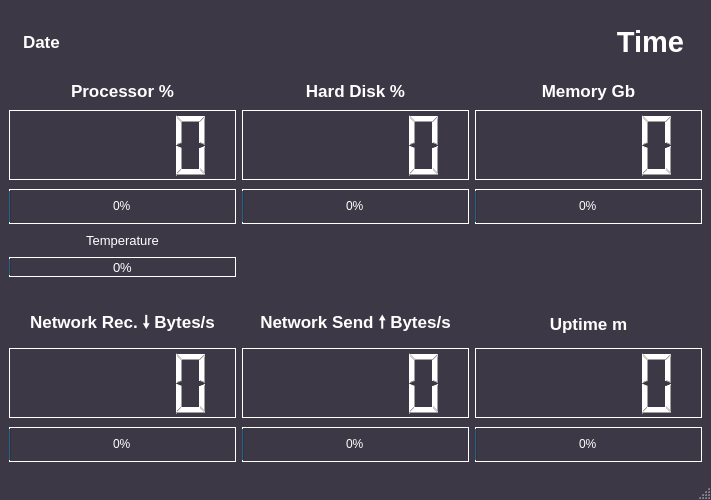
<?xml version="1.0" encoding="UTF-8"?>
<ui version="4.0">
 <class>MainWindow</class>
 <widget class="QMainWindow" name="MainWindow">
  <property name="geometry">
   <rect>
    <x>0</x>
    <y>0</y>
    <width>711</width>
    <height>500</height>
   </rect>
  </property>
  <property name="windowTitle">
   <string>MainWindow</string>
  </property>
  <property name="styleSheet">
   <string notr="true">QMainWindow {
	background-color: rgb(61, 56, 70);
}</string>
  </property>
  <widget class="QWidget" name="centralwidget">
   <property name="styleSheet">
    <string notr="true">QWidget {
	background-color: rgb(61, 56, 70);
}</string>
   </property>
   <layout class="QGridLayout" name="gridLayout">
    <item row="5" column="1">
     <widget class="QProgressBar" name="cpu_temp_bar">
      <property name="maximumSize">
       <size>
        <width>16777215</width>
        <height>20</height>
       </size>
      </property>
      <property name="font">
       <font>
        <pointsize>10</pointsize>
       </font>
      </property>
      <property name="styleSheet">
       <string notr="true">QProgressBar {
	color: white;
	border: 1px solid white;
	text-align: center;
}

QProgressBar::chunk {
	background: qlineargradient(
		spread:pad, x1:0, y1:0, x2:1, y2:0,
		stop:0 rgb(165, 29, 45),
		stop:1 rgb(237, 51, 59))

}
</string>
      </property>
      <property name="value">
       <number>0</number>
      </property>
     </widget>
    </item>
    <item row="7" column="1" colspan="3">
     <widget class="QLabel" name="label_8">
      <property name="sizePolicy">
       <sizepolicy hsizetype="Preferred" vsizetype="Fixed">
        <horstretch>0</horstretch>
        <verstretch>0</verstretch>
       </sizepolicy>
      </property>
      <property name="text">
       <string/>
      </property>
     </widget>
    </item>
    <item row="2" column="1">
     <widget class="QLCDNumber" name="processor_lcd">
      <property name="minimumSize">
       <size>
        <width>0</width>
        <height>50</height>
       </size>
      </property>
      <property name="maximumSize">
       <size>
        <width>16777215</width>
        <height>70</height>
       </size>
      </property>
      <property name="styleSheet">
       <string notr="true">QLCDNumber {
	color: white;
	border: 1px solid white;
}</string>
      </property>
     </widget>
    </item>
    <item row="8" column="3">
     <widget class="QLabel" name="label_4">
      <property name="sizePolicy">
       <sizepolicy hsizetype="Preferred" vsizetype="Fixed">
        <horstretch>0</horstretch>
        <verstretch>0</verstretch>
       </sizepolicy>
      </property>
      <property name="font">
       <font>
        <pointsize>13</pointsize>
        <bold>true</bold>
       </font>
      </property>
      <property name="styleSheet">
       <string notr="true">QLabel {
	color: white;
}</string>
      </property>
      <property name="text">
       <string>Uptime m</string>
      </property>
      <property name="alignment">
       <set>Qt::AlignCenter</set>
      </property>
     </widget>
    </item>
    <item row="2" column="2">
     <widget class="QLCDNumber" name="disk_lcd">
      <property name="minimumSize">
       <size>
        <width>0</width>
        <height>50</height>
       </size>
      </property>
      <property name="maximumSize">
       <size>
        <width>16777215</width>
        <height>70</height>
       </size>
      </property>
      <property name="styleSheet">
       <string notr="true">QLCDNumber {
	color: white;
	border: 1px solid white;
}</string>
      </property>
     </widget>
    </item>
    <item row="3" column="1">
     <widget class="QProgressBar" name="processor_bar">
      <property name="minimumSize">
       <size>
        <width>0</width>
        <height>0</height>
       </size>
      </property>
      <property name="maximumSize">
       <size>
        <width>16777215</width>
        <height>35</height>
       </size>
      </property>
      <property name="styleSheet">
       <string notr="true">QProgressBar {
	color: white;
	border: 1px solid white;
	text-align: center;
}

QProgressBar::chunk {
	background: qlineargradient(
		spread:pad, x1:0, y1:0, x2:1, y2:0,
		stop:0 rgb(38, 162, 105),
		stop:1 rgb(87, 227, 137))

}</string>
      </property>
      <property name="value">
       <number>0</number>
      </property>
     </widget>
    </item>
    <item row="3" column="2">
     <widget class="QProgressBar" name="disk_bar">
      <property name="minimumSize">
       <size>
        <width>0</width>
        <height>0</height>
       </size>
      </property>
      <property name="maximumSize">
       <size>
        <width>16777215</width>
        <height>35</height>
       </size>
      </property>
      <property name="styleSheet">
       <string notr="true">QProgressBar {
	color: white;
	border: 1px solid white;
	text-align: center;
}

QProgressBar::chunk {
	background: qlineargradient(
		spread:pad, x1:0, y1:0, x2:1, y2:0,
		stop:0 rgb(38, 162, 105),
		stop:1 rgb(87, 227, 137))

}</string>
      </property>
      <property name="value">
       <number>0</number>
      </property>
     </widget>
    </item>
    <item row="8" column="2">
     <widget class="QLabel" name="networkS_label">
      <property name="sizePolicy">
       <sizepolicy hsizetype="Preferred" vsizetype="Fixed">
        <horstretch>0</horstretch>
        <verstretch>0</verstretch>
       </sizepolicy>
      </property>
      <property name="font">
       <font>
        <pointsize>13</pointsize>
        <bold>true</bold>
       </font>
      </property>
      <property name="styleSheet">
       <string notr="true">QLabel {
	color: white;
}</string>
      </property>
      <property name="text">
       <string>Network Send 🠕 Bytes/s</string>
      </property>
      <property name="alignment">
       <set>Qt::AlignCenter</set>
      </property>
     </widget>
    </item>
    <item row="1" column="2">
     <widget class="QLabel" name="label_2">
      <property name="sizePolicy">
       <sizepolicy hsizetype="Preferred" vsizetype="Fixed">
        <horstretch>0</horstretch>
        <verstretch>0</verstretch>
       </sizepolicy>
      </property>
      <property name="font">
       <font>
        <pointsize>13</pointsize>
        <bold>true</bold>
       </font>
      </property>
      <property name="styleSheet">
       <string notr="true">QLabel {
	color: white;
}</string>
      </property>
      <property name="text">
       <string>Hard Disk %</string>
      </property>
      <property name="alignment">
       <set>Qt::AlignCenter</set>
      </property>
     </widget>
    </item>
    <item row="2" column="3">
     <widget class="QLCDNumber" name="memory_lcd">
      <property name="minimumSize">
       <size>
        <width>0</width>
        <height>50</height>
       </size>
      </property>
      <property name="maximumSize">
       <size>
        <width>16777215</width>
        <height>70</height>
       </size>
      </property>
      <property name="styleSheet">
       <string notr="true">QLCDNumber {
	color: white;
	border: 1px solid white;
}</string>
      </property>
     </widget>
    </item>
    <item row="9" column="1">
     <widget class="QLCDNumber" name="networkR_lcd">
      <property name="minimumSize">
       <size>
        <width>0</width>
        <height>50</height>
       </size>
      </property>
      <property name="maximumSize">
       <size>
        <width>16777215</width>
        <height>70</height>
       </size>
      </property>
      <property name="styleSheet">
       <string notr="true">QLCDNumber {
	color: white;
	border: 1px solid white;
}</string>
      </property>
     </widget>
    </item>
    <item row="3" column="3">
     <widget class="QProgressBar" name="memory_bar">
      <property name="minimumSize">
       <size>
        <width>0</width>
        <height>0</height>
       </size>
      </property>
      <property name="maximumSize">
       <size>
        <width>16777215</width>
        <height>35</height>
       </size>
      </property>
      <property name="styleSheet">
       <string notr="true">QProgressBar {
	color: white;
	border: 1px solid white;
	text-align: center;
}

QProgressBar::chunk {
	background: qlineargradient(
		spread:pad, x1:0, y1:0, x2:1, y2:0,
		stop:0 rgb(38, 162, 105),
		stop:1 rgb(87, 227, 137))

}</string>
      </property>
      <property name="value">
       <number>0</number>
      </property>
     </widget>
    </item>
    <item row="0" column="3">
     <widget class="QLabel" name="clock_label">
      <property name="minimumSize">
       <size>
        <width>0</width>
        <height>60</height>
       </size>
      </property>
      <property name="font">
       <font>
        <pointsize>22</pointsize>
        <bold>true</bold>
       </font>
      </property>
      <property name="styleSheet">
       <string notr="true">QLabel {
	color: white;
	padding-right: 10px;
}</string>
      </property>
      <property name="text">
       <string>Time</string>
      </property>
      <property name="alignment">
       <set>Qt::AlignRight|Qt::AlignTrailing|Qt::AlignVCenter</set>
      </property>
     </widget>
    </item>
    <item row="0" column="1" colspan="2">
     <widget class="QLabel" name="date_label">
      <property name="sizePolicy">
       <sizepolicy hsizetype="Expanding" vsizetype="Fixed">
        <horstretch>0</horstretch>
        <verstretch>0</verstretch>
       </sizepolicy>
      </property>
      <property name="minimumSize">
       <size>
        <width>0</width>
        <height>60</height>
       </size>
      </property>
      <property name="font">
       <font>
        <pointsize>13</pointsize>
        <bold>true</bold>
       </font>
      </property>
      <property name="styleSheet">
       <string notr="true">QLabel {
	color: white;
	padding-left: 10px
}</string>
      </property>
      <property name="text">
       <string>Date</string>
      </property>
      <property name="alignment">
       <set>Qt::AlignLeading|Qt::AlignLeft|Qt::AlignVCenter</set>
      </property>
     </widget>
    </item>
    <item row="9" column="3">
     <widget class="QLCDNumber" name="uptime_lcd">
      <property name="minimumSize">
       <size>
        <width>0</width>
        <height>50</height>
       </size>
      </property>
      <property name="maximumSize">
       <size>
        <width>16777215</width>
        <height>70</height>
       </size>
      </property>
      <property name="styleSheet">
       <string notr="true">QLCDNumber {
	color: white;
	border: 1px solid white;
}</string>
      </property>
     </widget>
    </item>
    <item row="4" column="1">
     <widget class="QLabel" name="label_7">
      <property name="sizePolicy">
       <sizepolicy hsizetype="Preferred" vsizetype="Fixed">
        <horstretch>0</horstretch>
        <verstretch>0</verstretch>
       </sizepolicy>
      </property>
      <property name="font">
       <font>
        <pointsize>10</pointsize>
        <bold>false</bold>
       </font>
      </property>
      <property name="styleSheet">
       <string notr="true">QLabel {
	color: white;
}</string>
      </property>
      <property name="text">
       <string>Temperature</string>
      </property>
      <property name="alignment">
       <set>Qt::AlignCenter</set>
      </property>
     </widget>
    </item>
    <item row="9" column="2">
     <widget class="QLCDNumber" name="networkS_lcd">
      <property name="minimumSize">
       <size>
        <width>0</width>
        <height>50</height>
       </size>
      </property>
      <property name="maximumSize">
       <size>
        <width>16777215</width>
        <height>70</height>
       </size>
      </property>
      <property name="styleSheet">
       <string notr="true">QLCDNumber {
	color: white;
	border: 1px solid white;
}</string>
      </property>
     </widget>
    </item>
    <item row="1" column="3">
     <widget class="QLabel" name="label_3">
      <property name="sizePolicy">
       <sizepolicy hsizetype="Preferred" vsizetype="Fixed">
        <horstretch>0</horstretch>
        <verstretch>0</verstretch>
       </sizepolicy>
      </property>
      <property name="font">
       <font>
        <pointsize>13</pointsize>
        <bold>true</bold>
       </font>
      </property>
      <property name="styleSheet">
       <string notr="true">QLabel {
	color: white;
}</string>
      </property>
      <property name="text">
       <string>Memory Gb</string>
      </property>
      <property name="alignment">
       <set>Qt::AlignCenter</set>
      </property>
     </widget>
    </item>
    <item row="1" column="1">
     <widget class="QLabel" name="label">
      <property name="sizePolicy">
       <sizepolicy hsizetype="Preferred" vsizetype="Fixed">
        <horstretch>0</horstretch>
        <verstretch>0</verstretch>
       </sizepolicy>
      </property>
      <property name="font">
       <font>
        <pointsize>13</pointsize>
        <bold>true</bold>
       </font>
      </property>
      <property name="styleSheet">
       <string notr="true">QLabel {
	color: white;
}</string>
      </property>
      <property name="text">
       <string>Processor %</string>
      </property>
      <property name="alignment">
       <set>Qt::AlignCenter</set>
      </property>
     </widget>
    </item>
    <item row="8" column="1">
     <widget class="QLabel" name="networkR_label">
      <property name="sizePolicy">
       <sizepolicy hsizetype="Preferred" vsizetype="Fixed">
        <horstretch>0</horstretch>
        <verstretch>0</verstretch>
       </sizepolicy>
      </property>
      <property name="font">
       <font>
        <pointsize>13</pointsize>
        <bold>true</bold>
       </font>
      </property>
      <property name="styleSheet">
       <string notr="true">QLabel {
	color: white;
}</string>
      </property>
      <property name="text">
       <string>Network Rec. 🠗 Bytes/s</string>
      </property>
      <property name="alignment">
       <set>Qt::AlignCenter</set>
      </property>
     </widget>
    </item>
    <item row="10" column="1">
     <widget class="QProgressBar" name="networkR_bar">
      <property name="minimumSize">
       <size>
        <width>0</width>
        <height>0</height>
       </size>
      </property>
      <property name="maximumSize">
       <size>
        <width>16777215</width>
        <height>35</height>
       </size>
      </property>
      <property name="styleSheet">
       <string notr="true">QProgressBar {
	color: white;
	border: 1px solid white;
	text-align: center;
}

QProgressBar::chunk {
	background: qlineargradient(
		spread:pad, x1:0, y1:0, x2:1, y2:0,
		stop:0 rgb(38, 162, 105),
		stop:1 rgb(87, 227, 137))

}</string>
      </property>
      <property name="value">
       <number>0</number>
      </property>
     </widget>
    </item>
    <item row="10" column="2">
     <widget class="QProgressBar" name="networkS_bar">
      <property name="minimumSize">
       <size>
        <width>0</width>
        <height>0</height>
       </size>
      </property>
      <property name="maximumSize">
       <size>
        <width>16777215</width>
        <height>35</height>
       </size>
      </property>
      <property name="styleSheet">
       <string notr="true">QProgressBar {
	color: white;
	border: 1px solid white;
	text-align: center;
}

QProgressBar::chunk {
	background: qlineargradient(
		spread:pad, x1:0, y1:0, x2:1, y2:0,
		stop:0 rgb(38, 162, 105),
		stop:1 rgb(87, 227, 137))

}</string>
      </property>
      <property name="value">
       <number>0</number>
      </property>
     </widget>
    </item>
    <item row="10" column="3">
     <widget class="QProgressBar" name="uptime_bar">
      <property name="minimumSize">
       <size>
        <width>0</width>
        <height>0</height>
       </size>
      </property>
      <property name="maximumSize">
       <size>
        <width>16777215</width>
        <height>35</height>
       </size>
      </property>
      <property name="styleSheet">
       <string notr="true">QProgressBar {
	color: white;
	border: 1px solid white;
	text-align: center;
}

QProgressBar::chunk {
	background: qlineargradient(
		spread:pad, x1:0, y1:0, x2:1, y2:0,
		stop:0 rgb(38, 162, 105),
		stop:1 rgb(87, 227, 137))

}</string>
      </property>
      <property name="value">
       <number>0</number>
      </property>
     </widget>
    </item>
   </layout>
  </widget>
  <widget class="QMenuBar" name="menubar">
   <property name="geometry">
    <rect>
     <x>0</x>
     <y>0</y>
     <width>711</width>
     <height>23</height>
    </rect>
   </property>
  </widget>
  <widget class="QStatusBar" name="statusbar"/>
 </widget>
 <resources/>
 <connections/>
</ui>
